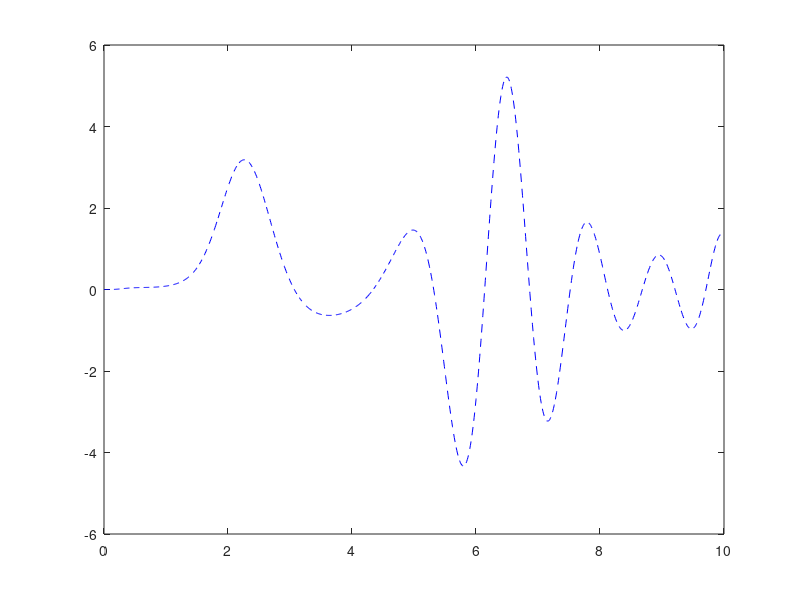

Recreate this plot in MATLAB. (Note: this script raises an error after producing the figure.)
%% EE301 Lab1 Extra Credit
% Javier Macossay-Hernandez,
% USC ID 9907093913,
% Lab Section 30813

clc
clear all
close all

%Change vector
dtau = 0.01;

%Time vector
t=0:dtau:10;

%Part One - Calculating the energy of the f(t) signal
f=inline('log(t+1).*sin((t.^2)/3).*exp(-cos(2*pi*sqrt(t)))');
EnergyOfF= sum(f(t).^2*dtau)

%Plotting f(t) with pulse signal
figure
plot(t,f(t),'b--');
hold all
p = sqrt(3.0160)*(heaviside(t)-heaviside(t-10));
plot(t,p,'r-');
grid

EnergyOfP = sum(p.^2*dtau)

xlabel('Time (t)');
ylabel('Amplitude of Signal');
title('Amplitude of Signal vs. Time');
legend('f(t)','p(t)');
